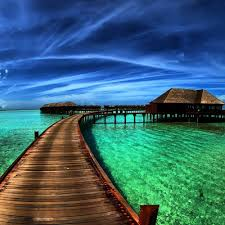
#> input picture images.jpeg, 225 x 225 px
$ python neg.py
#> lines starting #> are read from the running program, lines starting #| are printed output that depends on the picture
import matplotlib.pyplot as plt
import numpy as np

img = plt.imread("images.jpeg").copy()
#> img is the input picture: shape (225, 225, 3); mean R, G, B 57.7, 102.3, 114.7


original = img.copy()

height, width, channels = img.shape
#> height = 225; width = 225; channels = 3

for i in range(height):
    for j in range(width):
        for c in range(channels):
            img[i, j, c] = 255 - img[i, j, c]
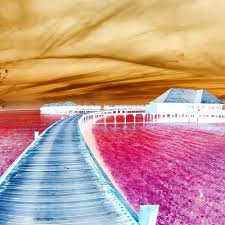
#> img: shape (225, 225, 3); mean R, G, B 197.3, 152.7, 140.3


plt.figure(figsize=(10, 4))

plt.subplot(1, 2, 1)
plt.imshow(original)
plt.title("Original")
plt.axis("off")

plt.subplot(1, 2, 2)
plt.imshow(img)
plt.title("Negative")
plt.axis("off")

plt.show()
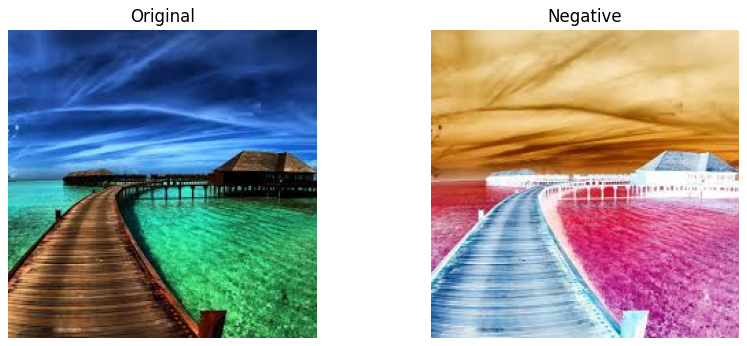
#> figure drawn by matplotlib, 2 panels

$ run again, with ref.jpg copied over images.jpeg
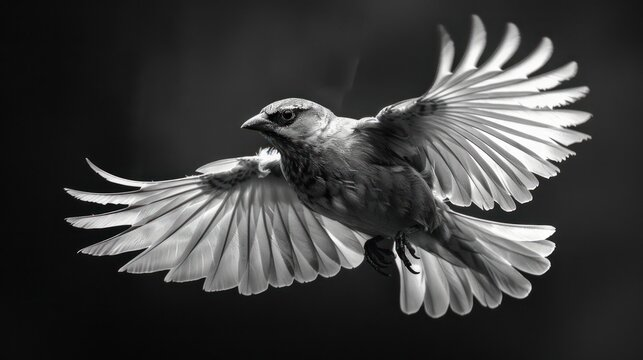
#> input picture ref.jpg, 643 x 360 px
#> img is the input picture: shape (360, 643, 3); mean R, G, B 61.8, 61.9, 61.6
#> after the loop `for i in range(height):`:
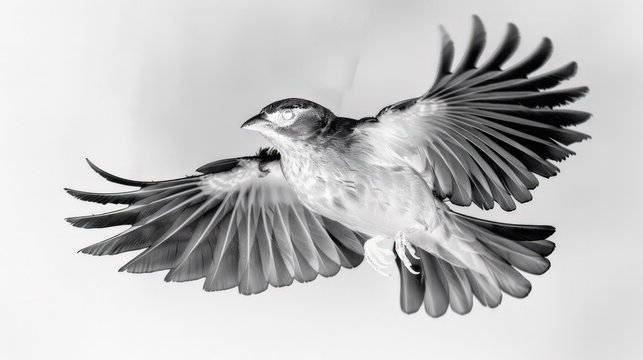
#> img: shape (360, 643, 3); mean R, G, B 193.2, 193.1, 193.4
#> `plt.show()`:
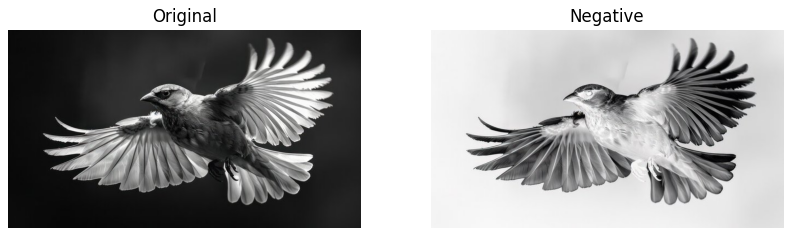
#> figure drawn by matplotlib, 2 panels
